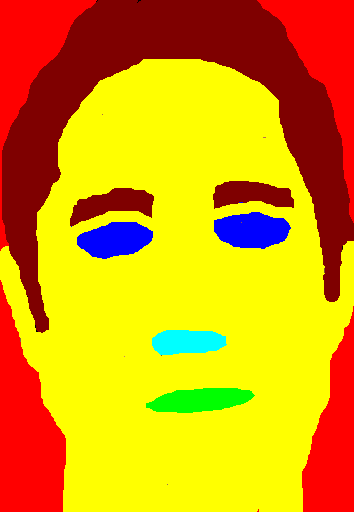
#> input picture data/FASSEG-frontal01/Test_Labels/1.bmp, 354 x 512 px, found by its file name
$ jupyter execute VIC.ipynb   (older library calls are emulated)
#> lines starting #> are read from the running program, lines starting #| are printed output that depends on the picture; after the words box and inside, x2 and y2 are one past the last pixel; in counts of white or black regions, pixels touching at a corner belong together; long printed decimals are rounded
[cell 1]
import numpy as np
import matplotlib.pyplot as plt

from skimage.segmentation import random_walker
from skimage.data import binary_blobs
from skimage.exposure import rescale_intensity
import skimage

[cell 2]
img = plt.imread('Dataset/FASSEG-frontal01/Train_RGB/1.bmp')
#> img is the input picture: shape (512, 354, 3); mean R, G, B 217.7, 154.6, 8
img = skimage.color.rgb2gray(img)
#> img: shape (512, 354) float64

markers = np.zeros(img.shape, dtype=np.uint)
markers[img < 0.3] = 1
markers[img > 0.4] = 2

# Run random walker algorithm
labels = random_walker(img, markers, beta=30, mode='bf')
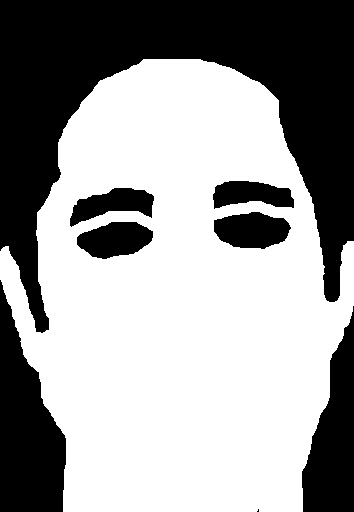
#> labels: shape (512, 354) uint64; values 1 (black) and 2 (white), 60.6% white; 8 black regions (1 under 20 px), largest, box (x1, y1, x2, y2) and area: (0, 0, 354, 333) 47998, (0, 280, 66, 512) 9415, (302, 306, 354, 512) 6412

# Plot results
fig, (ax1, ax2, ax3) = plt.subplots(1, 3, figsize=(8, 3.2),
                                    sharex=True, sharey=True)
ax1.imshow(img, cmap='gray')
ax1.axis('off')
ax1.set_title('Noisy data')
ax2.imshow(markers, cmap='magma')
ax2.axis('off')
ax2.set_title('Markers')
ax3.imshow(labels, cmap='gray')
ax3.axis('off')
ax3.set_title('Segmentation')

fig.tight_layout()
plt.show()

# Floby

[cell 3]
img = plt.imread('Dataset/floby.png')
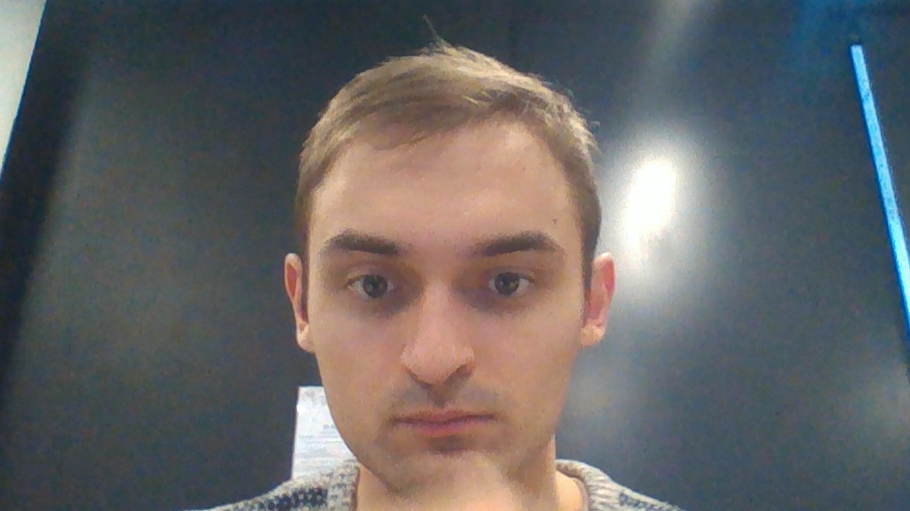
#> input picture Code Floby/Dataset/Floby.png, 910 x 511 px, found by its file name
#> img is the input picture: shape (511, 910, 3) float32; mean R, G, B 0.402, 0.397, 0.398
img = skimage.color.rgb2gray(img)
#> img: shape (511, 910) float32
plt.imshow(img, cmap='gray')

# Try all threshold

[cell 4]
from skimage.filters import try_all_threshold
img = plt.imread('Dataset/floby.png')
img = skimage.color.rgb2gray(img)

fig, ax = try_all_threshold(img, figsize=(10, 8), verbose=False)
plt.show()

# Random Walk

[cell 5]
markers = np.zeros(img.shape, dtype=np.uint)
markers[img < 0.3] = 1
markers[img > 0.5] = 2

# Run random walker algorithm
labels = random_walker(img, markers, beta=30, mode='bf')
#> labels: shape (511, 910) uint64; values 1 (black) and 2 (white), 39.8% white; 6 white regions (1 under 20 px), largest, box (x1, y1, x2, y2) and area: (190, 44, 771, 511) 176365, (0, 0, 46, 174) 4144, (851, 45, 910, 322) 3882, (665, 0, 697, 18) 459, (900, 387, 910, 404) 134

# Plot results
fig, (ax1, ax2, ax3) = plt.subplots(1, 3, figsize=(14, 5),
                                    sharex=True, sharey=True)
ax1.imshow(img, cmap='gray')
ax1.axis('off')
ax1.set_title('Noisy data')
ax2.imshow(markers, cmap='magma')
ax2.axis('off')
ax2.set_title('Markers')
ax3.imshow(labels, cmap='gray')
ax3.axis('off')
ax3.set_title('Segmentation')

fig.tight_layout()
plt.show()
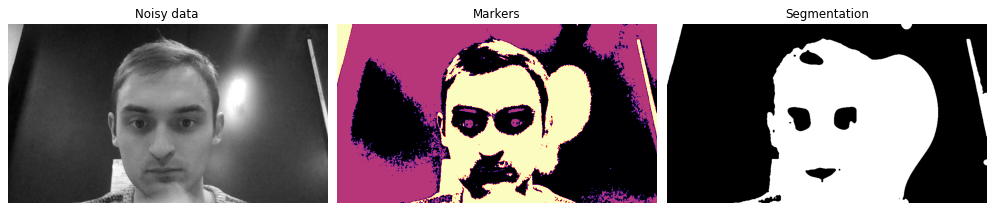
#> figure drawn by matplotlib, 3 panels

# Otsu

[cell 6]
## try on the coin image
from skimage.filters import threshold_otsu

plt.figure(figsize=(18,6))
image = img
thresh = threshold_otsu(image)
#> thresh = 0.465
binary = image > thresh
#> binary: shape (511, 910) bool; 28.9% white; 87 white regions (77 under 20 px), largest, box (x1, y1, x2, y2) and area: (190, 45, 733, 511) 125774, (0, 0, 46, 174) 4104, (851, 46, 910, 323) 3080

fig, axes = plt.subplots(ncols=3, figsize=(14, 5))
ax = axes.ravel()
ax[0] = plt.subplot(1, 3, 1)
ax[1] = plt.subplot(1, 3, 2)
ax[2] = plt.subplot(1, 3, 3, sharex=ax[0], sharey=ax[0])

ax[0].imshow(image, cmap=plt.cm.gray)
ax[0].set_title('Original')
ax[0].axis('off')

ax[1].hist(image.ravel(), bins=256)
ax[1].set_title('Histogram')
ax[1].axvline(thresh, color='r')

ax[2].imshow(binary, cmap=plt.cm.gray)
ax[2].set_title('Thresholded')
ax[2].axis('off')

plt.show()
#> figure, not shown here; panel 2: tallest bar 7279 high, from x = 0.336 to 0.339

# Edge detection

[cell 7]
def imageview(image,cmap='gray'):
    plt.figure()
    plt.imshow(image,cmap=cmap)
    plt.show()

from skimage.feature import canny
edges = canny(img)
#> edges: shape (511, 910) bool; 2.3% white in thin lines or dots
imageview(edges)

[cell 8]
from skimage.filters import sobel
from scipy import ndimage as ndi

img2 = img #[:,200:700]
markers = np.zeros(img2.shape, dtype=np.uint)
markers[img2 < 0.2] = 1
markers[img2 > 0.7] = 2
elevation_map = sobel(img2)


from skimage.morphology import watershed
segmentation = watershed(elevation_map, markers)
#> segmentation: shape (511, 910) uint64; values 1 (black) and 2 (white), 26.1% white; 6 white regions (1 under 20 px), largest, box (x1, y1, x2, y2) and area: (204, 46, 712, 511) 110512, (0, 0, 46, 173) 4094, (546, 439, 683, 511) 3906, (851, 45, 910, 315) 2796, (591, 326, 605, 342) 148
segmentation = ndi.binary_fill_holes(segmentation - 1)
labeled_coins, _ = ndi.label(segmentation)
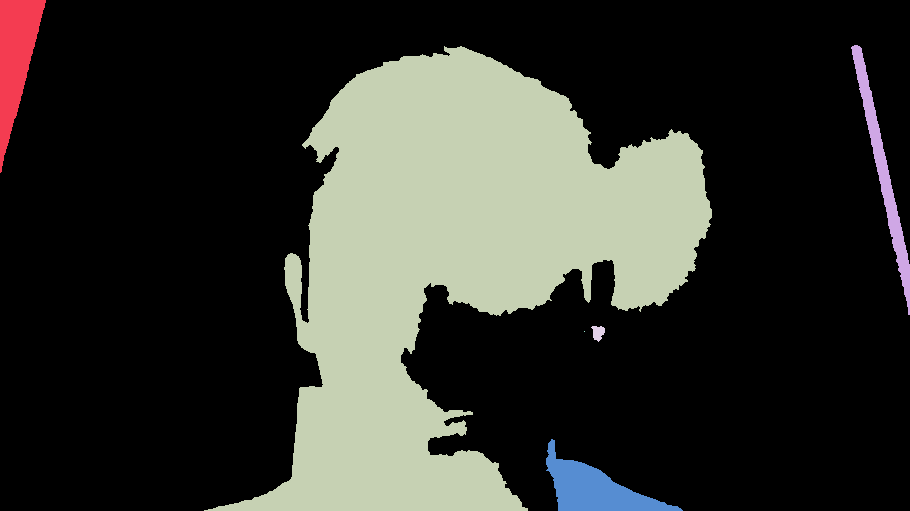
#> labeled_coins: shape (511, 910) int32; 7 distinct labels, from 0 to 6; one colour per label, 0 black
## show the resulting two images
import matplotlib
randcmap = matplotlib.colors.ListedColormap ( np.random.rand ( 256,3))
imageview(labeled_coins,cmap=randcmap)

[cell 9]
import cv2
import numpy as np
from time import time
t = time()

# Read Image
im = cv2.imread("headPose.jpg");
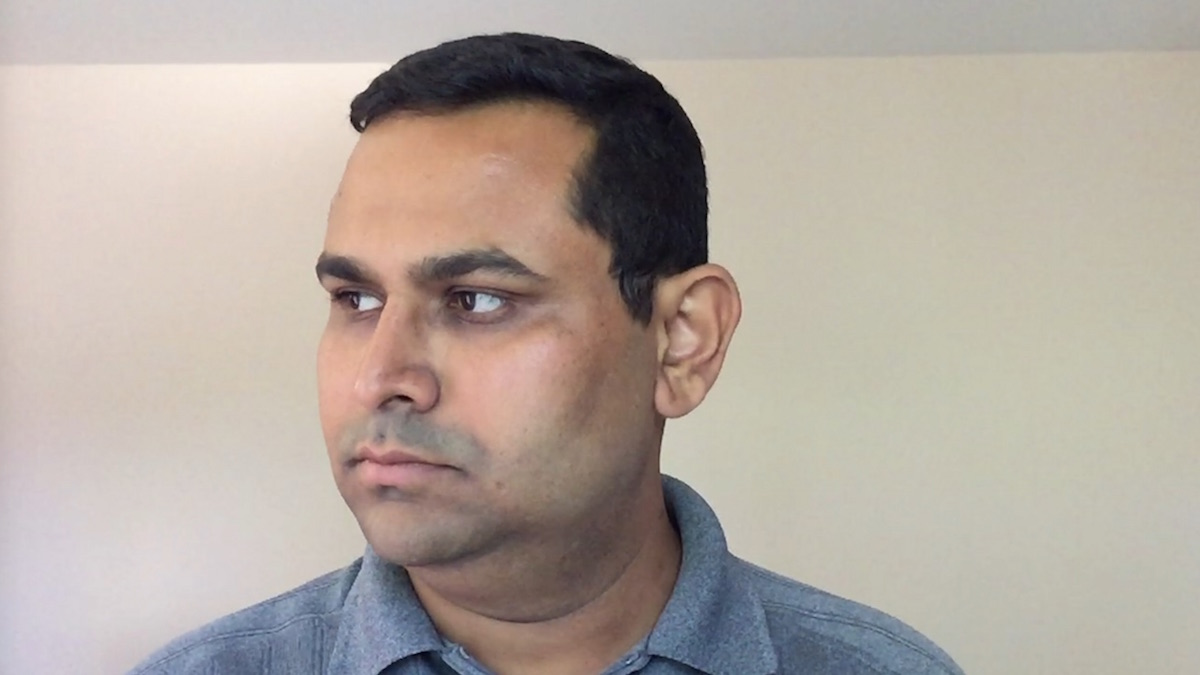
#> input picture Code Floby/headPose.jpg, 1200 x 675 px
#> im is the input picture: shape (675, 1200, 3); mean B, G, R 159.9, 168.4, 178.6
print(im.shape)
#| (675, 1200, 3)
size = im.shape
#> size = (675, 1200, 3)

#2D image points. If you change the image, you need to change vector
image_points = np.array([
                            (359, 391),     # Nose tip
                            (399, 561),     # Chin
                            (337, 297),     # Left eye left corner
                            (513, 301),     # Right eye right corne
                            (345, 465),     # Left Mouth corner
                            (453, 469)      # Right mouth corner
                        ], dtype="double")

# 3D model points.
model_points = np.array([
                            (0.0, 0.0, 0.0),             # Nose tip
                            (0.0, -330.0, -65.0),        # Chin
                            (-225.0, 170.0, -135.0),     # Left eye left corner
                            (225.0, 170.0, -135.0),      # Right eye right corne
                            (-150.0, -150.0, -125.0),    # Left Mouth corner
                            (150.0, -150.0, -125.0)      # Right mouth corner
                        ])


# Camera internals

focal_length = size[1]
#> focal_length = 1200
center = (size[1]/2, size[0]/2)
#> center = (600, 337.5)
camera_matrix = np.array(
                         [[focal_length, 0, center[0]],
                         [0, focal_length, center[1]],
                         [0, 0, 1]], dtype = "double"
                         )

print ("Camera Matrix :\n {0}".format(camera_matrix))
#| Camera Matrix :
#|  [[1.200e+03 0.000e+00 6.000e+02]
#|  [0.000e+00 1.200e+03 3.375e+02]
#|  [0.000e+00 0.000e+00 1.000e+00]]

dist_coeffs = np.zeros((4,1)) # Assuming no lens distortion
(success, rotation_vector, translation_vector) = cv2.solvePnP(model_points, image_points, camera_matrix, dist_coeffs) #flags=cv2.CV_ITERATIVE)
#> success = True; rotation_vector = [-0.058, 2.2, 0.0194]; translation_vector = [449.5, -94.74, -2344]

print ("Rotation Vector:\n {0}".format(rotation_vector))
#| Rotation Vector:
#|  [[-0.058]
#|  [ 2.202]
#|  [ 0.01942]]
print ("Translation Vector:\n {0}".format(translation_vector))
#| Translation Vector:
#|  [[  449.520]
#|  [  -94.742]
#|  [-2343.969]]


# Project a 3D point (0, 0, 1000.0) onto the image plane
# We use this to draw a line sticking out of the nose


nose_end_point2D, jacobian = cv2.projectPoints(np.array([(0.0, 0.0, 1000.0)]), rotation_vector, translation_vector, camera_matrix, dist_coeffs)
#> nose_end_point2D = [[86.65, 361.8]]

for p in image_points:
    cv2.circle(im, (int(p[0]), int(p[1])), 3, (0,0,255), -1)
#> im: shape (675, 1200, 3); 0.02% of pixels changed, all inside (x1, y1, x2, y2) = (334, 294, 517, 565)


p1 = ( int(image_points[0][0]), int(image_points[0][1]))
p2 = ( int(nose_end_point2D[0][0][0]), int(nose_end_point2D[0][0][1]))

im = cv2.line(im, p1, p2, (255,0,0), 2)
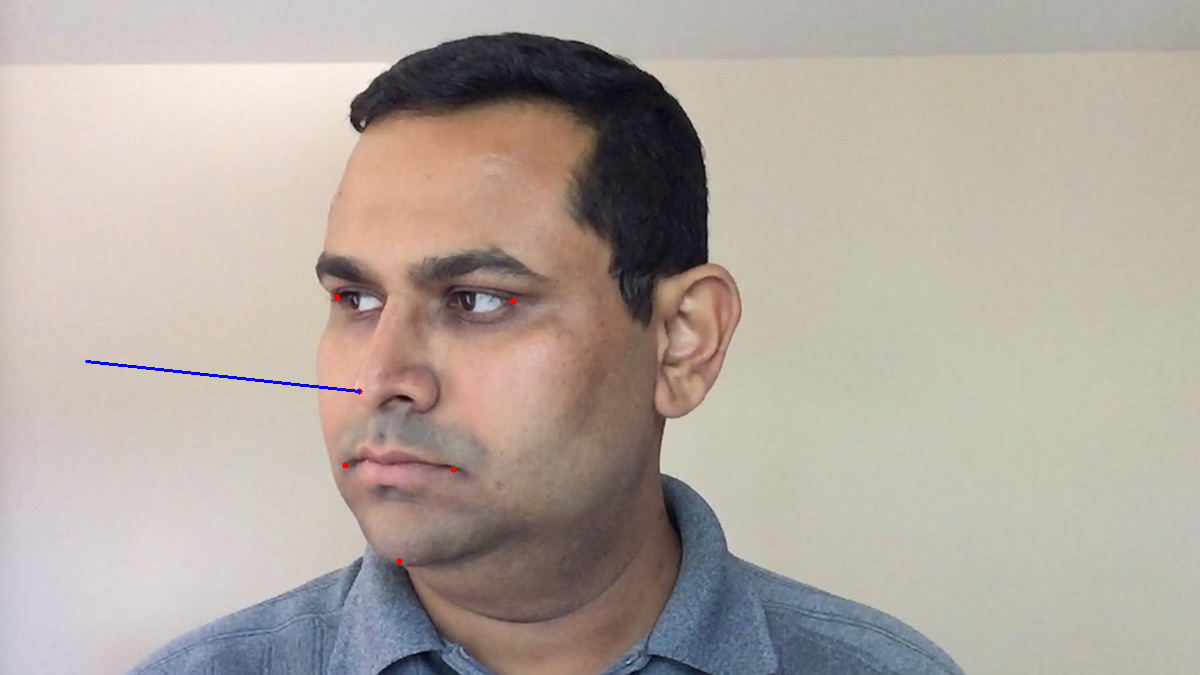
#> im: shape (675, 1200, 3); mean B, G, R 160, 168.2, 178.4

# Display image
plt.imshow(im)
plt.show()

[cell 10]
img = plt.imread('Dataset/floby.png')
img.shape

# Floby de face

[cell 11]
import cv2
import numpy as np
from time import time

img = plt.imread('Dataset/floby.png')
img.shape

# Read Image
im = img;
print(im.shape)
#| (511, 910, 3)
size = im.shape

#2D image points. If you change the image, you need to change vector
image_points = np.array([
                            (440, 370),     # Nose tip
                            (440, 500),     # Chin
                            (350, 285),     # Left eye left corner
                            (530, 280),     # Right eye right corner
                            (390, 420),     # Left Mouth corner
                            (490, 420)      # Right mouth corner
                        ], dtype="double")

# 3D model points.
model_points = np.array([
                            (0.0, 0.0, 0.0),             # Nose tip
                            (0.0, -330.0, -65.0),        # Chin
                            (-225.0, 170.0, -135.0),     # Left eye left corner
                            (225.0, 170.0, -135.0),      # Right eye right corne
                            (-150.0, -150.0, -125.0),    # Left Mouth corner
                            (150.0, -150.0, -125.0)      # Right mouth corner
                        ])


# Camera internals

focal_length = size[1]
center = (size[1]/2, size[0]/2)
camera_matrix = np.array(
                         [[focal_length, 0, center[0]],
                         [0, focal_length, center[1]],
                         [0, 0, 1]], dtype = "double"
                         )

print ("Camera Matrix :\n {0}".format(camera_matrix))
#| Camera Matrix :
#|  [[910.    0.  455. ]
#|  [  0.  910.  255.5]
#|  [  0.    0.    1. ]]

dist_coeffs = np.zeros((4,1)) # Assuming no lens distortion
(success, rotation_vector, translation_vector) = cv2.solvePnP(model_points, image_points, camera_matrix, dist_coeffs) #flags=cv2.CV_ITERATIVE)
#> rotation_vector = [-3.07, 0.0116, -0.00706]; translation_vector = [-36.3, 260, 2113.1]

print ("Rotation Vector:\n {0}".format(rotation_vector))
#| Rotation Vector:
#|  [[-3.065]
#|  [ 0.01161]
#|  [-0.007063]]
print ("Translation Vector:\n {0}".format(translation_vector))
#| Translation Vector:
#|  [[ -36.301]
#|  [ 259.970  ]
#|  [2113.114]]


# Project a 3D point (0, 0, 1000.0) onto the image plane
# We use this to draw a line sticking out of the nose


nose_end_point2D, jacobian = cv2.projectPoints(np.array([(0.0, 0.0, 1000.0)]), rotation_vector, translation_vector, camera_matrix, dist_coeffs)
#> nose_end_point2D = [[429.4, 529.7]]

for p in image_points:
    cv2.circle(im, (int(p[0]), int(p[1])), 3, (0,0,255), -1)
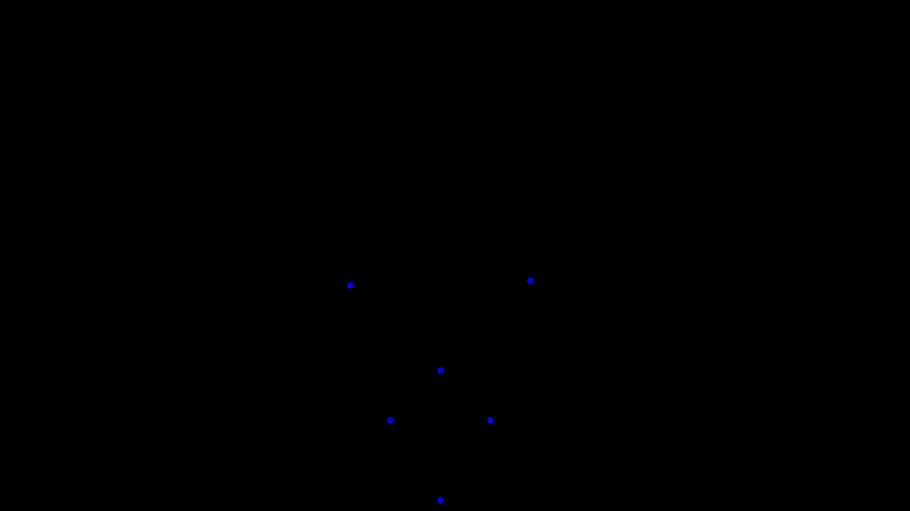
#> im: shape (511, 910, 3) float32; 0.04% of pixels changed, all inside (x1, y1, x2, y2) = (347, 277, 534, 504)


p1 = ( int(image_points[0][0]), int(image_points[0][1]))
p2 = ( int(nose_end_point2D[0][0][0]), int(nose_end_point2D[0][0][1]))
#> p2 = (429, 529)

im = cv2.line(im, p1, p2, (255,0,0), 2)
#> im: shape (511, 910, 3) float32; 0.09% of pixels changed, all inside (x1, y1, x2, y2) = (429, 369, 442, 511)

# Display image
plt.imshow(im)
plt.show()

# Floby de côté

[cell 12]
import cv2
import numpy as np
from time import time

img = plt.imread('Dataset/Floby_r.png')
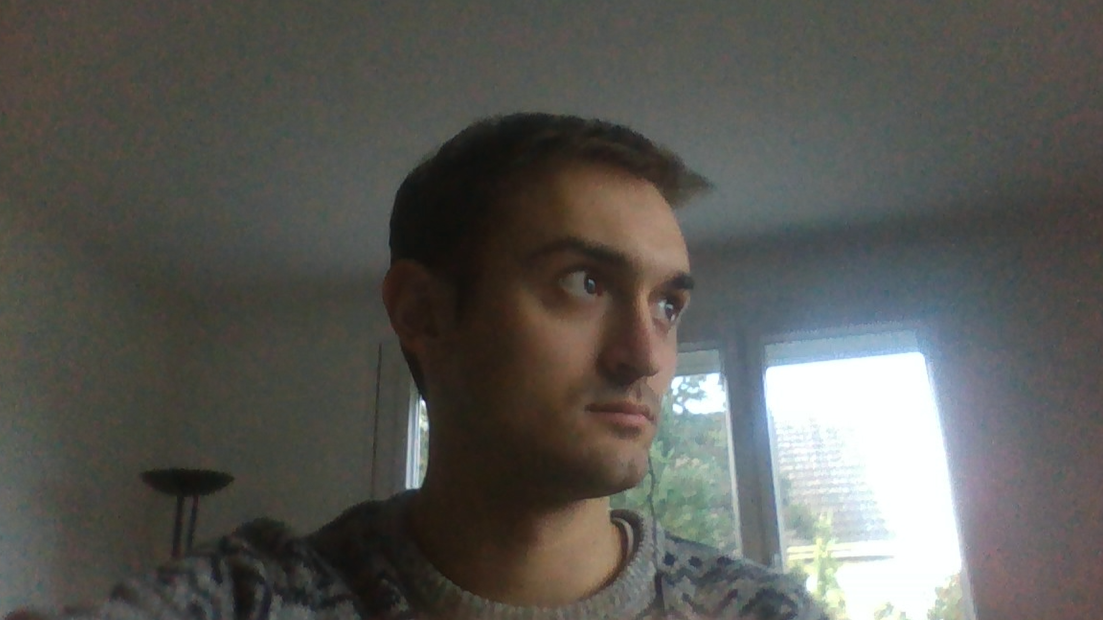
#> input picture Code Floby/Dataset/Floby_r.png, 1103 x 620 px
#> img is the input picture: shape (620, 1103, 3) float32; mean R, G, B 0.353, 0.351, 0.333
img.shape

# Read Image
im = img;
print(im.shape)
#| (620, 1103, 3)
size = im.shape

#2D image points. If you change the image, you need to change vector
image_points = np.array([
                            (650, 370),     # Nose tip
                            (630, 480),     # Chin
                            (550, 285),     # Left eye left corner
                            (680, 310),     # Right eye right corner
                            (585, 410),     # Left Mouth corner
                            (650, 420)      # Right mouth corner
                        ], dtype="double")

# 3D model points.
model_points = np.array([
                            (0.0, 0.0, 0.0),             # Nose tip
                            (0.0, -330.0, -65.0),        # Chin
                            (-225.0, 170.0, -135.0),     # Left eye left corner
                            (225.0, 170.0, -135.0),      # Right eye right corne
                            (-150.0, -150.0, -125.0),    # Left Mouth corner
                            (150.0, -150.0, -125.0)      # Right mouth corner
                        ])


# Camera internals

focal_length = size[1]
center = (size[1]/2, size[0]/2)
camera_matrix = np.array(
                         [[focal_length, 0, center[0]],
                         [0, focal_length, center[1]],
                         [0, 0, 1]], dtype = "double"
                         )

print ("Camera Matrix :\n {0}".format(camera_matrix))
#| Camera Matrix :
#|  [[1.103e+03 0.000e+00 5.515e+02]
#|  [0.000e+00 1.103e+03 3.100e+02]
#|  [0.000e+00 0.000e+00 1.000e+00]]

dist_coeffs = np.zeros((4,1)) # Assuming no lens distortion
success, rotation_vector, translation_vector = cv2.solvePnP(model_points, image_points, camera_matrix, dist_coeffs)
#> rotation_vector = [-3.04, -0.15, -1.08]; translation_vector = [267, 135, 2957.3]

print ("Rotation Vector:\n {0}".format(rotation_vector))
#| Rotation Vector:
#|  [[-3.044]
#|  [-0.1504]
#|  [-1.082]]
print ("Translation Vector:\n {0}".format(translation_vector))
#| Translation Vector:
#|  [[ 267.038]
#|  [ 135.010]
#|  [2957.262]]


# Project a 3D point (0, 0, 1000.0) onto the image plane
# We use this to draw a line sticking out of the nose


nose_end_point2D, jacobian = cv2.projectPoints(np.array([(0.0, 0.0, 1000.0)]), rotation_vector, translation_vector, camera_matrix, dist_coeffs)
#> nose_end_point2D = [[1005.8, 350]]

for p in image_points:
    cv2.circle(im, (int(p[0]), int(p[1])), 3, (0,0,255), -1)
#> im: shape (620, 1103, 3) float32


p1 = ( int(image_points[0][0]), int(image_points[0][1]))
p2 = ( int(nose_end_point2D[0][0][0]), int(nose_end_point2D[0][0][1]))
#> p2 = (1005, 350)

im = cv2.line(im, p1, p2, (255,0,0), 2)
#> im: shape (620, 1103, 3) float32; mean R, G, B 0.8, 0.3, 0.4

# Display image
plt.imshow(im)
plt.show()
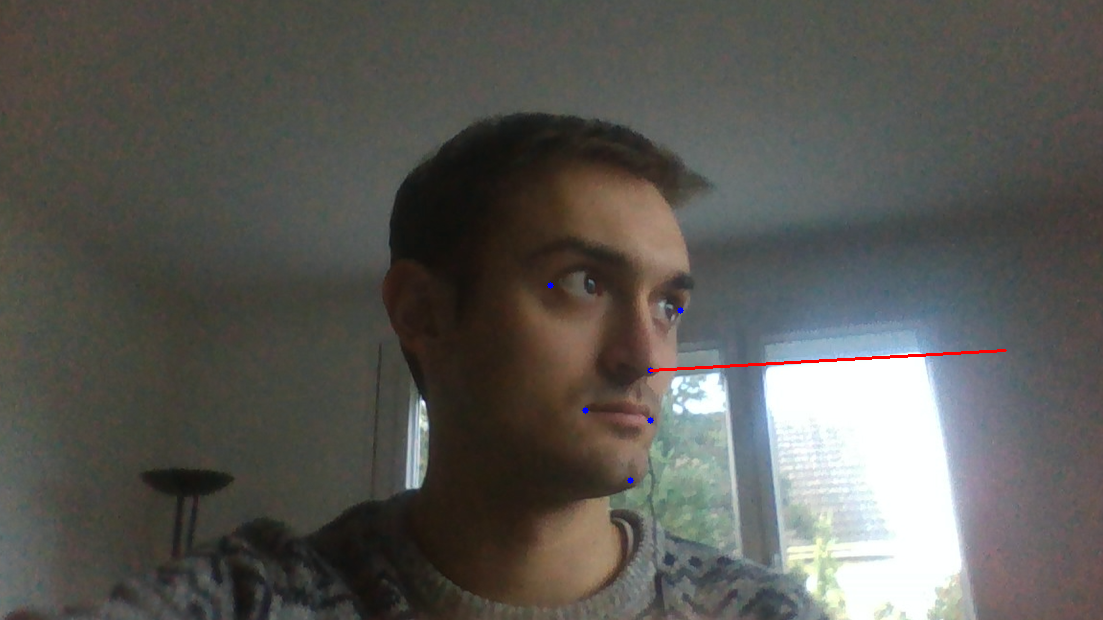
#> shown: shape (620, 1103, 3) float32; mean R, G, B 0.354, 0.349, 0.332
